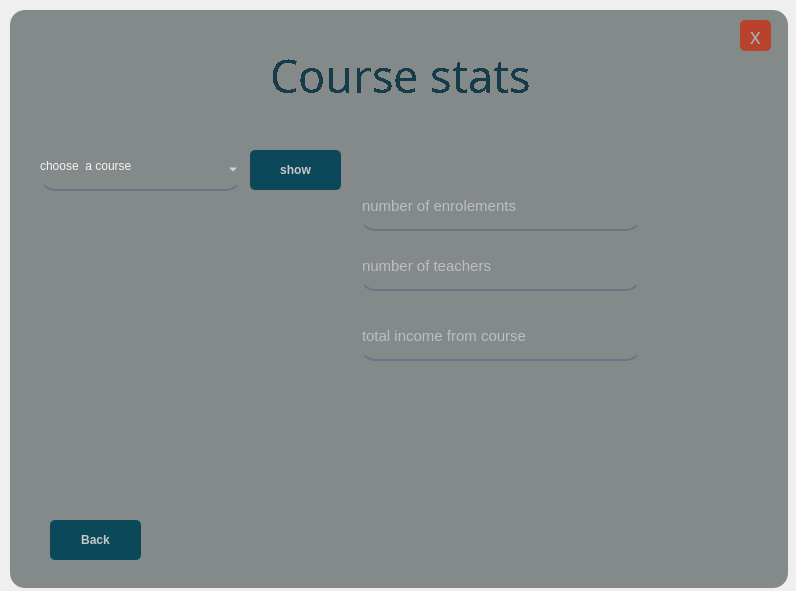
<?xml version="1.0" encoding="UTF-8"?>
<ui version="4.0">
 <class>MainWindow</class>
 <widget class="QMainWindow" name="MainWindow">
  <property name="geometry">
   <rect>
    <x>0</x>
    <y>0</y>
    <width>796</width>
    <height>591</height>
   </rect>
  </property>
  <property name="windowTitle">
   <string>MainWindow</string>
  </property>
  <widget class="QWidget" name="centralwidget">
   <widget class="QFrame" name="frame">
    <property name="geometry">
     <rect>
      <x>10</x>
      <y>10</y>
      <width>778</width>
      <height>578</height>
     </rect>
    </property>
    <property name="styleSheet">
     <string notr="true">background-color: rgb(164, 171, 172);
border-radius:15px;</string>
    </property>
    <property name="frameShape">
     <enum>QFrame::StyledPanel</enum>
    </property>
    <property name="frameShadow">
     <enum>QFrame::Raised</enum>
    </property>
    <widget class="QLabel" name="DarkShade">
     <property name="enabled">
      <bool>true</bool>
     </property>
     <property name="geometry">
      <rect>
       <x>0</x>
       <y>0</y>
       <width>778</width>
       <height>578</height>
      </rect>
     </property>
     <property name="styleSheet">
      <string notr="true">background-color:rgba(0,0,0,50);
border-radius:15px;
</string>
     </property>
     <property name="text">
      <string/>
     </property>
    </widget>
    <widget class="QPushButton" name="exit_button">
     <property name="geometry">
      <rect>
       <x>730</x>
       <y>10</y>
       <width>31</width>
       <height>31</height>
      </rect>
     </property>
     <property name="font">
      <font>
       <family>Stencil</family>
       <pointsize>16</pointsize>
      </font>
     </property>
     <property name="styleSheet">
      <string notr="true">QPushButton#exit_button{
	background-color:rgb(184, 67, 44);
	border-radius:5px;
color:rgb(170, 170, 170);
}
QPushButton#exit_button:hover{	
	background-color: qlineargradient(spread:pad, x1:0.99, y1:1, x2:0, y2:0, stop:0.119403 rgba(136, 48, 33, 255), stop:0.791045 rgba(37, 44, 38, 255));
	border-radius:5px;
color:rgb(170, 170, 170);
}
QPushButton#exit_button:pressed{
	padding-left:5px;
padding-top:5px;
	background-color: qlineargradient(spread:pad, x1:0.99, y1:1, x2:0, y2:0, stop:0.119403 rgba(4, 29, 36, 255), stop:0.791045 rgba(37, 44, 38, 255));
	border-radius:5px;
color:rgb(170, 170, 170);
}


</string>
     </property>
     <property name="text">
      <string>x</string>
     </property>
    </widget>
    <widget class="QLabel" name="Program_name">
     <property name="geometry">
      <rect>
       <x>260</x>
       <y>-10</y>
       <width>311</width>
       <height>151</height>
      </rect>
     </property>
     <property name="font">
      <font>
       <family>Dubai Medium</family>
       <pointsize>34</pointsize>
       <weight>50</weight>
       <italic>false</italic>
       <bold>false</bold>
       <underline>false</underline>
       <strikeout>false</strikeout>
       <stylestrategy>NoAntialias</stylestrategy>
       <kerning>true</kerning>
      </font>
     </property>
     <property name="styleSheet">
      <string notr="true">color:rgb(22, 60, 73);
background:none;</string>
     </property>
     <property name="text">
      <string>Course stats</string>
     </property>
    </widget>
    <widget class="QPushButton" name="BackButton">
     <property name="geometry">
      <rect>
       <x>40</x>
       <y>510</y>
       <width>91</width>
       <height>40</height>
      </rect>
     </property>
     <property name="maximumSize">
      <size>
       <width>100</width>
       <height>40</height>
      </size>
     </property>
     <property name="font">
      <font>
       <pointsize>9</pointsize>
       <weight>75</weight>
       <bold>true</bold>
      </font>
     </property>
     <property name="styleSheet">
      <string notr="true">QPushButton#BackButton{
	
	
	background-color: rgb(11, 72, 89);
	border-radius:5px;
color:rgb(200,200,200);
}
QPushButton#BackButton:hover{	
	background-color: qlineargradient(spread:pad, x1:0.99, y1:1, x2:0, y2:0, stop:0.119403 rgba(19, 122, 150, 255), stop:0.791045 rgba(37, 44, 38, 255));
	border-radius:5px;
color:rgb(170, 170, 170);
}
QPushButton#BackButton:pressed{
	padding-left:5px;
padding-top:5px;
	background-color: qlineargradient(spread:pad, x1:0.99, y1:1, x2:0, y2:0, stop:0.119403 rgba(4, 29, 36, 255), stop:0.791045 rgba(37, 44, 38, 255));
	border-radius:5px;
color:rgb(170, 170, 170);
}

</string>
     </property>
     <property name="text">
      <string>Back</string>
     </property>
    </widget>
    <widget class="QPushButton" name="show_Button">
     <property name="geometry">
      <rect>
       <x>240</x>
       <y>140</y>
       <width>91</width>
       <height>40</height>
      </rect>
     </property>
     <property name="maximumSize">
      <size>
       <width>100</width>
       <height>40</height>
      </size>
     </property>
     <property name="font">
      <font>
       <pointsize>9</pointsize>
       <weight>75</weight>
       <bold>true</bold>
      </font>
     </property>
     <property name="styleSheet">
      <string notr="true">QPushButton#show_Button{
	
	
	background-color: rgb(11, 72, 89);
	border-radius:5px;
color:rgb(200,200,200);
}
QPushButton#show_Button:hover{	
	background-color: qlineargradient(spread:pad, x1:0.99, y1:1, x2:0, y2:0, stop:0.119403 rgba(19, 122, 150, 255), stop:0.791045 rgba(37, 44, 38, 255));
	border-radius:5px;
color:rgb(170, 170, 170);
}
QPushButton#show_Button:pressed{
	padding-left:5px;
padding-top:5px;
	background-color: qlineargradient(spread:pad, x1:0.99, y1:1, x2:0, y2:0, stop:0.119403 rgba(4, 29, 36, 255), stop:0.791045 rgba(37, 44, 38, 255));
	border-radius:5px;
color:rgb(170, 170, 170);
}

</string>
     </property>
     <property name="text">
      <string>show</string>
     </property>
    </widget>
    <widget class="QLineEdit" name="enrol_Number">
     <property name="geometry">
      <rect>
       <x>350</x>
       <y>180</y>
       <width>281</width>
       <height>41</height>
      </rect>
     </property>
     <property name="font">
      <font>
       <pointsize>11</pointsize>
      </font>
     </property>
     <property name="styleSheet">
      <string notr="true">background-color: rgba(0, 0, 0,0);
border:none;
border-bottom:2px solid rgba(105,118,132,255);
color:rgba(255, 255, 255,230);
padding-bottom:7px;</string>
     </property>
     <property name="placeholderText">
      <string>number of enrolements</string>
     </property>
    </widget>
    <widget class="QLineEdit" name="teachers_Count">
     <property name="geometry">
      <rect>
       <x>350</x>
       <y>240</y>
       <width>281</width>
       <height>41</height>
      </rect>
     </property>
     <property name="font">
      <font>
       <pointsize>11</pointsize>
      </font>
     </property>
     <property name="styleSheet">
      <string notr="true">background-color: rgba(0, 0, 0,0);
border:none;
border-bottom:2px solid rgba(105,118,132,255);
color:rgba(255, 255, 255,230);
padding-bottom:7px;</string>
     </property>
     <property name="text">
      <string/>
     </property>
     <property name="placeholderText">
      <string>number of teachers</string>
     </property>
    </widget>
    <widget class="QLineEdit" name="total_Income">
     <property name="geometry">
      <rect>
       <x>350</x>
       <y>310</y>
       <width>281</width>
       <height>41</height>
      </rect>
     </property>
     <property name="font">
      <font>
       <pointsize>11</pointsize>
      </font>
     </property>
     <property name="styleSheet">
      <string notr="true">background-color: rgba(0, 0, 0,0);
border:none;
border-bottom:2px solid rgba(105,118,132,255);
color:rgba(255, 255, 255,230);
padding-bottom:7px;</string>
     </property>
     <property name="placeholderText">
      <string>total income from course</string>
     </property>
    </widget>
    <widget class="QComboBox" name="course_Id">
     <property name="geometry">
      <rect>
       <x>30</x>
       <y>140</y>
       <width>201</width>
       <height>41</height>
      </rect>
     </property>
     <property name="styleSheet">
      <string notr="true">font: 57 12pt &quot;Dubai Medium&quot;;
background-color: rgba(0, 0, 0,0);
border:none;
border-bottom:2px solid rgba(105,118,132,255);
color:rgba(255, 255, 255,230);
padding-bottom:7px;</string>
     </property>
     <property name="placeholderText">
      <string/>
     </property>
     <item>
      <property name="text">
       <string>choose  a course</string>
      </property>
     </item>
    </widget>
   </widget>
  </widget>
 </widget>
 <tabstops>
  <tabstop>course_Id</tabstop>
  <tabstop>show_Button</tabstop>
  <tabstop>enrol_Number</tabstop>
  <tabstop>teachers_Count</tabstop>
  <tabstop>total_Income</tabstop>
  <tabstop>BackButton</tabstop>
  <tabstop>exit_button</tabstop>
 </tabstops>
 <resources/>
 <connections/>
</ui>
